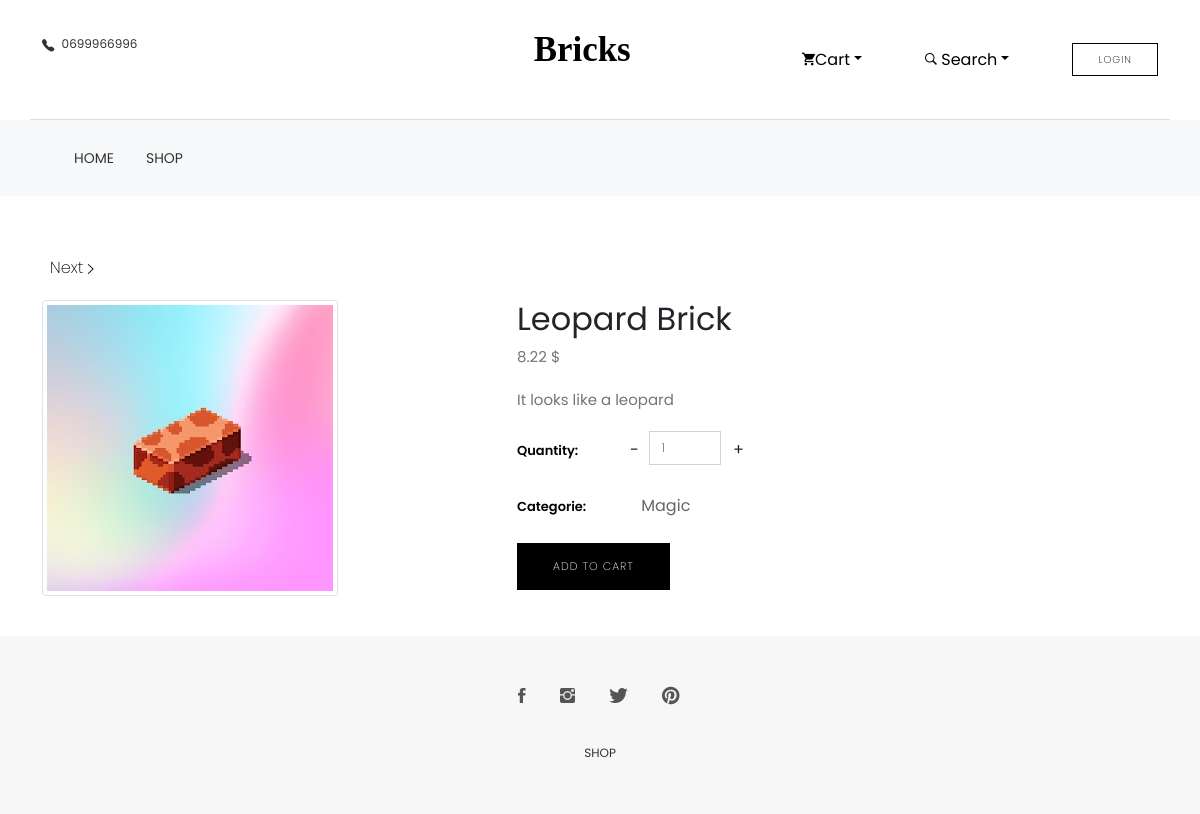
The page /product-single.php?id=75 on the database its author committed.
### tables this page shows
CREATE TABLE `product` (
  `id` int(11) NOT NULL AUTO_INCREMENT,
  `name` varchar(45) NOT NULL,
  `price` double(4,2) NOT NULL,
  `description` varchar(500) DEFAULT NULL,
  `image` varchar(260) DEFAULT NULL,
  `categoryId` int(11) DEFAULT NULL,
  PRIMARY KEY (`id`)
);

CREATE TABLE `category` (
  `id` int(11) NOT NULL AUTO_INCREMENT,
  `name` varchar(45) NOT NULL,
  PRIMARY KEY (`id`)
);

### php/controller/productFunc.php (called while the page is built, shortened)
<?php
function getAllCategory()
{
    $dblink = getDB();
    $sql = "SELECT * FROM category";
    $sth = $dblink->prepare($sql);
    $sth->execute();
    $result = $sth->fetchAll(PDO::FETCH_ASSOC);
    return $result;
}
function getProduct($id) {
    $dblink = getDB();
    $sql = 'SELECT * FROM product WHERE id=?;';
    $sth = $dblink->prepare($sql);
    $sth->execute(array($id));
    $result = $sth->fetch(PDO::FETCH_ASSOC);
    return $result;
}
?>

### product-single.php (the view, shortened to what this page needs)
<!DOCTYPE html>
<html lang="en">
<head>
    <link rel="stylesheet" href="plugins/themefisher-font/style.css">
    <link rel="stylesheet" href="plugins/bootstrap/css/bootstrap.min.css">
    <link rel="stylesheet" href="plugins/animate/animate.css">
    <link rel="stylesheet" href="plugins/slick/slick.css">
    <link rel="stylesheet" href="plugins/slick/slick-theme.css">
    <link rel="stylesheet" href="css/style.css">
</head>
<body id="body">
<?php
$product = getProduct($_GET['id']);
$categories = getAllCategory();
?>
<section class="single-product">
    <div class="container">
        <div class="row">
            <div class="col-md-6">
                <ol class="product-pagination text-right">
                    <?php if (getProduct($product['id'] + 1) != null) { ?>
                        <li><a href="product-single.php?id=<?php echo $product['id'] + 1 ?>"> Next <i
                                        class="tf-ion-ios-arrow-right"></i></a></li> <?php } ?>
                </ol>
            </div>
        </div>
        <div class="row mt-20">
            <div class="col-md-5">
                <img class="img-thumbnail" src='images/productImage/<?php echo $product['image'] ?>' alt=''
                     data-zoom-image="images/productImage/<?php echo $product['image'] ?>"/>
            </div>
            <div class="col-md-7">
                <div class="single-product-details">
                    <h2><?php echo $product['name'] ?></h2>
                    <p class="product-price"><?php echo number_format($product['price'], 2, '.', '\''); ?> $</p>
                    <p class="product-description mt-20">
                        <?php echo $product['description'] ?>
                    </p>
                    <div class="product-quantity">
                        <span>Quantity:</span>
                        <div class="product-quantity-slider">
                            <input id="product-quantity" type="text" value="1" name="product-quantity">
                        </div>
                    </div>
                    <div class="product-category">
                        <span>Categorie:</span>
                        <ul>
                            <li>
                                <a href="shop.php?category=<?php echo $product['categoryId'] ?>"><?php echo $categories[$product['categoryId'] - 1]['name'] ?></a>
                            </li>
                        </ul>
                    </div>
                    <a onclick="addToCart(<?php echo $product['id'] ?>)" class="btn btn-main mt-20">Add To Cart</a>
                </div>
            </div>
        </div>
    </div>
</section>
<?php include 'php/components/footer/footer.php' ?>
</body>
</html>

### css/style.css (style rules this page uses)
body { line-height: 1.5; font-family: "Poppins", sans-serif; -webkit-font-smoothing: antialiased; }
p { font-family: "Poppins", sans-serif; color: #757575; font-size: 15px; }
h1, h2, h3, h4, h5, h6 { font-family: "Poppins", sans-serif; }
h1, h2, h3, h4, h5, h6 { font-weight: 400; }
ol, ul { margin: 0; padding: 0; list-style: none; }
a, a:focus, a:hover { text-decoration: none; outline: 0; color: #000; }
input[type="email"], input[type="password"], input[type="text"], input[type="tel"] { border-radius: 0; box-shadow: none; height: 45px; outline: none; font-weight: 200; font-size: 12px; }
.form-control { box-shadow: none; border-radius: 0; }
.btn-main, .btn-solid-border, .btn-transparent, .btn-small { background: #000; color: #fff; display: inline-block; font-size: 11px; letter-spacing: 1px; padding: 14px 35px; text-transform: uppercase; font-weight: 200; border-radius: 0; }
.mt-20 { margin-top: 20px; }
.product-category ul { padding-left: 15px; }
.product-category ul li { margin-bottom: 4px; }
.product-category ul li a { color: #666; }
.single-product { padding: 60px 0 40px; }
.single-product .product-pagination li { display: inline-block; margin: 0 8px; }
.single-product .product-pagination li a { color: #000; font-weight: 200; }
.single-product .product-pagination li a i { vertical-align: middle; }
.single-product-details .product-category { margin-top: 20px; }
.single-product-details .product-category > span { width: 100px; color: #000; font-size: 13px; font-weight: 600; display: inline-block; }
.single-product-details .product-category ul { width: 140px; display: inline-block; }
.single-product-details .product-category ul li { display: inline-block; margin: 5px; }
.single-product-details .product-quantity { margin-top: 20px; display: flex; align-items: center; }
.single-product-details .product-quantity > span { width: 100px; color: #000; font-size: 13px; font-weight: 600; display: inline-block; }
.single-product-details .product-quantity .product-quantity-slider { width: 140px; display: inline-block; }
.single-product-details .product-quantity .product-quantity-slider input { height: 34px; }

### rows shown on the page
product: image (picture), name "Leopard Brick", price "8.22", description "It looks like a leopard", categoryId.name "Magic"
